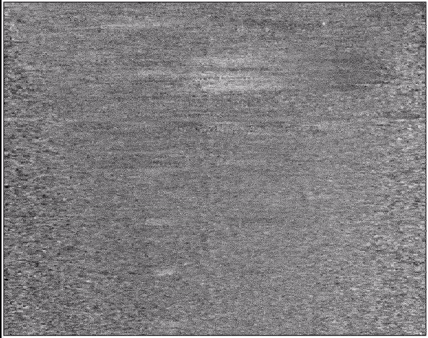
#> input picture Python/Q83349/temp1.png, 428 x 338 px; its folder holds only this picture in this run
$ jupyter execute --allow-errors Q83349-how-to-exclude-diffuse-moving-features-in-a-stack-of-images.ipynb
#> lines starting #> are read from the running program, lines starting #| are printed output that depends on the picture
#> further down, noisy is the input picture: shape (338, 428, 4) float32; mean R, G, B, A 0.505, 0.497, 0.505, 1
#> `img = denoise_tv_bregman(noisy, weight=2)`:
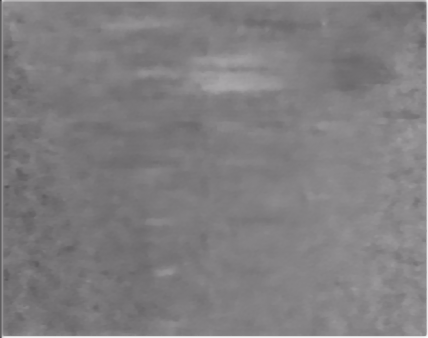
#> img: shape (338, 428, 4) float32; mean R, G, B, A 0.506, 0.498, 0.506, 1
#> `mean_picture = mean_picture + img/51`:
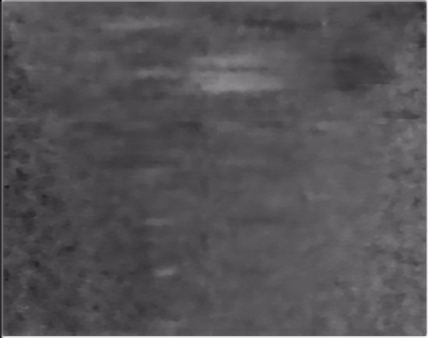
#> mean_picture: shape (338, 428, 4) float64; mean R, G, B, A 0.00991, 0.00976, 0.00991, 0.0196; transparent parts drawn white
[cell 1]
import numpy as np
import scipy.signal as signal
import matplotlib.pyplot as plt
import matplotlib.image as mpimg
import scipy.ndimage as ndimage
from skimage.restoration import denoise_tv_chambolle, denoise_tv_bregman

mean_picture = np.zeros([338,428,4])

#> (the rest of this cell did not finish here and is left out)

[cell 2]
# Try to median filter groups of "3" images

import numpy as np
import scipy.signal as signal
import matplotlib.pyplot as plt
import matplotlib.image as mpimg


median_picture = np.zeros([338,428,4])
#> median_picture: shape (338, 428, 4) float64; every value is 0

#> (the rest of this cell did not finish here and is left out)
